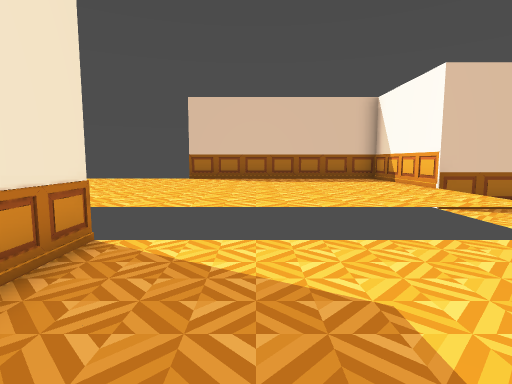
view 1 (above)

13 first-person views from a walk through a level from a Godot 3-D game. The camera is 1.2 m above the floor, tilts 6° down and sees 80° across. The floor is counted in squares, 1 m on a side. Each view is taken from the middle of a square. On the plan, view 1 faces up. The plan holds only what a view shows up to about 13 squares ahead; the rest is blank. Some surface patterns are stand-ins.

view 2
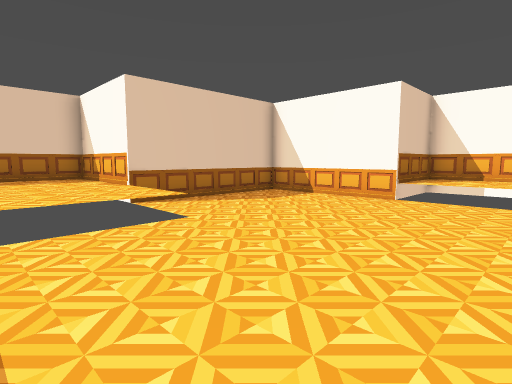

view 3
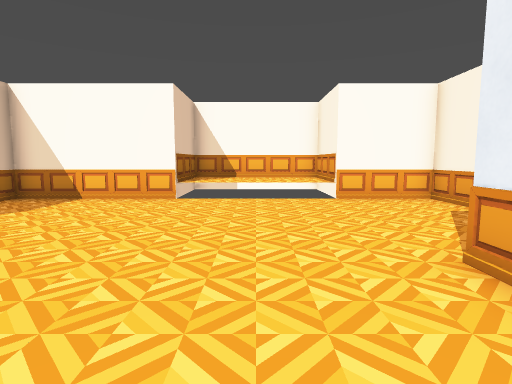

view 4
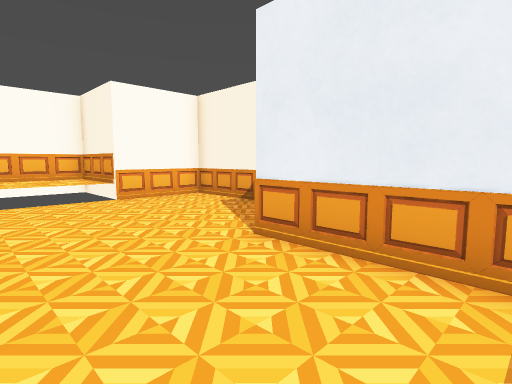

view 5
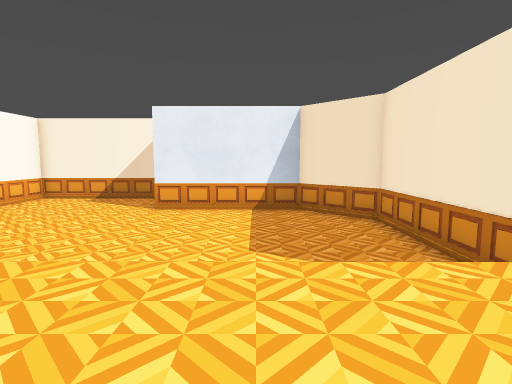

view 6
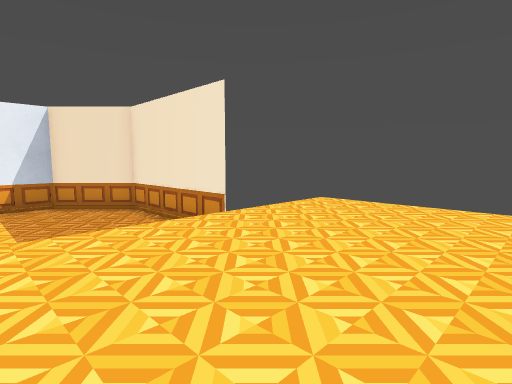

view 7
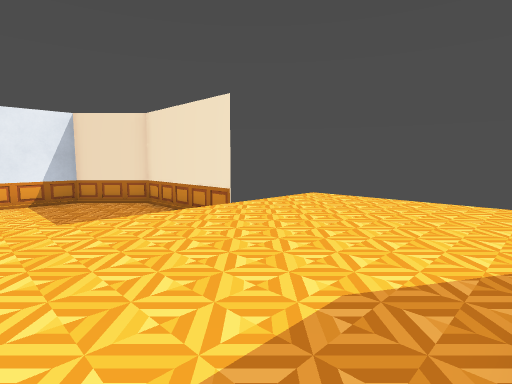

view 8
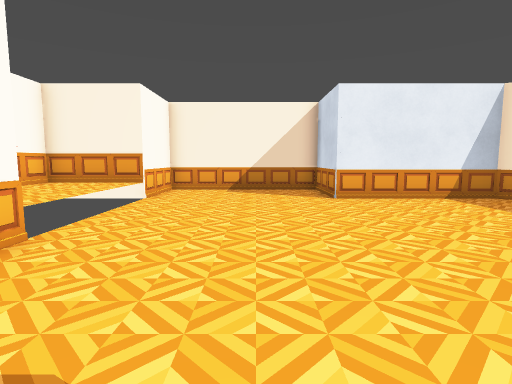

view 9
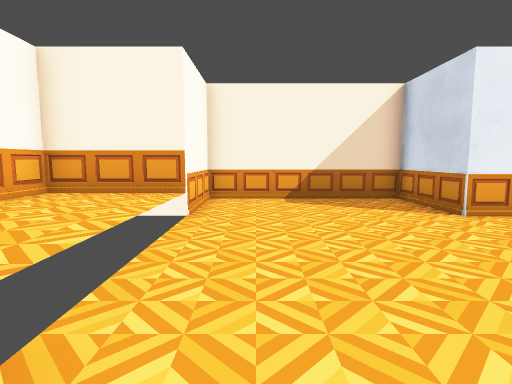

view 10
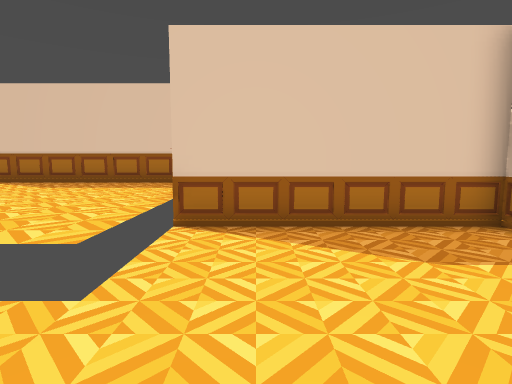

view 11
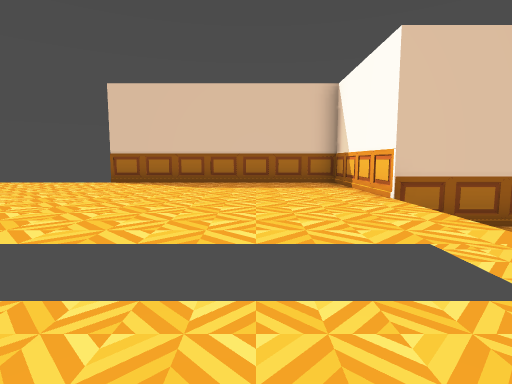

view 12
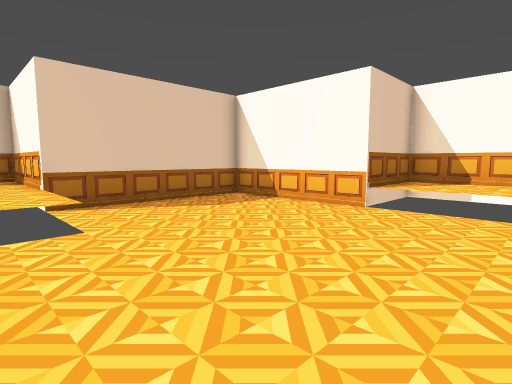

view 13
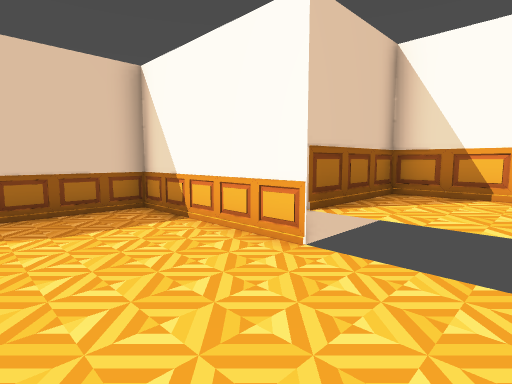

### Floor plan
Key: @ floor where view 1 was taken; # wall or solid block; . main floor; : floor 0.5 m higher than the main floor.
Columns run from 6 left of view 1 to 14 right of it. Each row starts with its distance up from view 1.
 12     ########
 11 :::::::::::#
 10 :::::::::::#
  9 :::::::::::#
  8 :::::::::::#######
  7 :::::::::::......#
  6 :::::::::::......#
  5 :::::::::::......#
  4    #.............#
  3    #.............####
  2    #.............:::#
  1    #.............:::#
  0    #..@..........:::#
 -1    ##............:::#
 -2     ##...........:::#
 -3      ######......####
 -4           #......#
 -5           #......#
 -6           ########

Where each view was taken, in squares from view 1:
view 1: 0 up, 0 right, facing up
view 2: 1 down, 1 right, facing up-right
view 3: 0 up, 1 right, facing right
view 4: 1 up, 1 right, facing down-right
view 5: 8 up, 1 right, facing down
view 6: 10 up, 2 right, facing down-left
view 7: 11 up, 3 right, facing down-left
view 8: 7 up, 7 right, facing down
view 9: 4 up, 9 right, facing down
view 10: 2 up, 6 right, facing up
view 11: 2 up, 2 right, facing up
view 12: 1 down, 3 right, facing up-right
view 13: 0 up, 7 right, facing up-right
